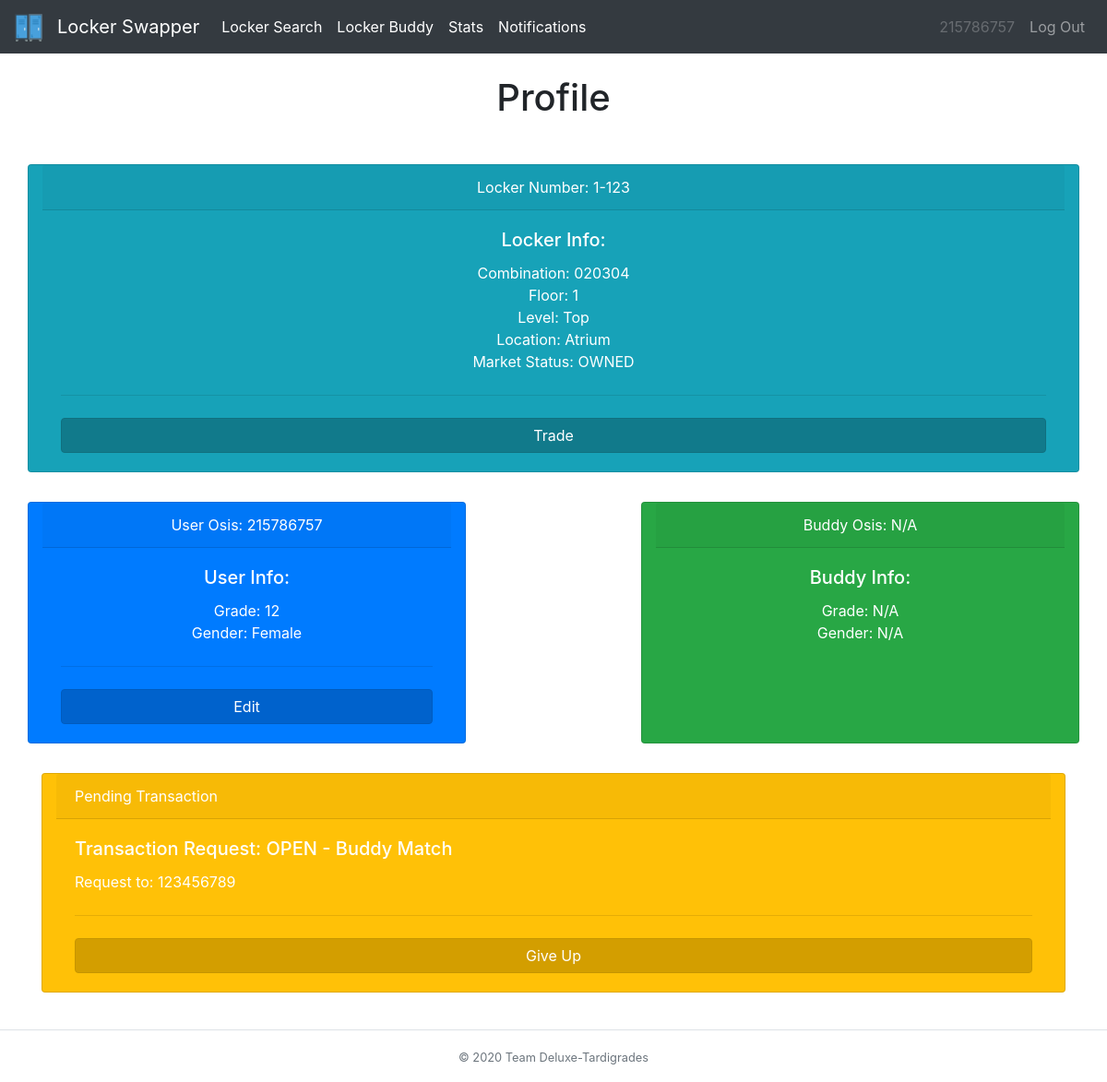
Page /home (signed in) on the earlier database version.
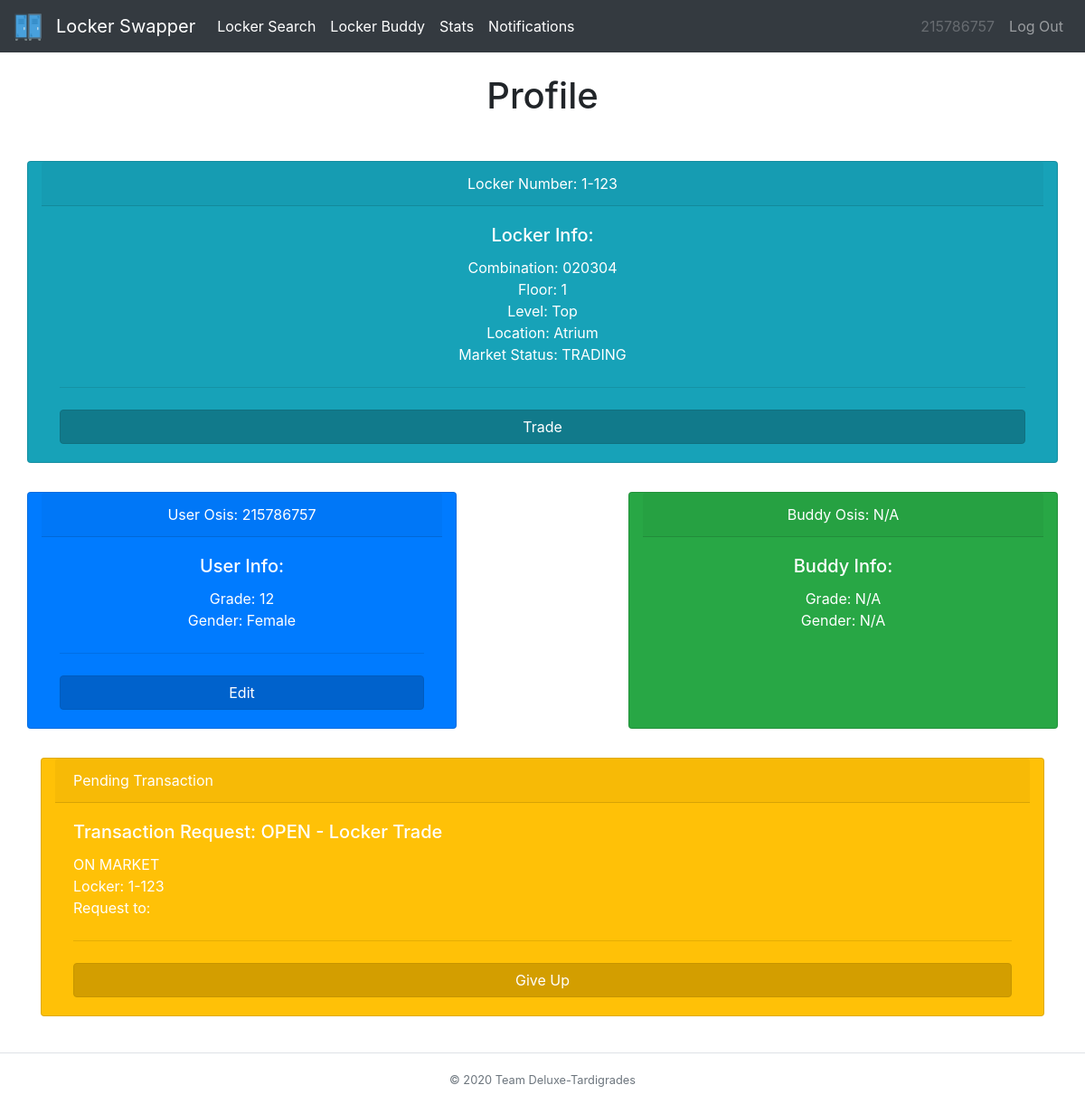
Same page on the later database version.
### tables this page shows
CREATE TABLE locker_tbl (locker INT, owner TEXT, combo TEXT, floor INT, level INT, location TEXT, status TEXT);

CREATE TABLE user_tbl (osis INT, password TEXT, locker INT, grade INT, buddy INT, survey TEXT, gender TEXT);

CREATE TABLE transaction_tbl (locker INT, recipient INT, sender INT, status INT, request TEXT, floor INT);

### __init__.py (the view)
@app.route("/home")
@login_required
def profile():
    userInfo = db_manager.getUserInfo(session['osis'])
    buddy = ["N/A","N/A","N/A","N/A","N/A","N/A","N/A","N/A"]
    if len(userInfo[4]) != 0:
        buddy = db_manager.getUserInfo(userInfo[4])
    locker = db_manager.getLockerInfo(userInfo[2])
    transactions=db_manager.getTransactionInfo(session['osis'])
    return render_template("home.html", heading="Profile", userInfo=userInfo, buddy=buddy, locker=locker, transactions=transactions , user=session['osis'])

### __init__.py (called while the page is built)
def login_required(f):
    @wraps(f)
    def dec(*args, **kwargs):
        if 'osis' in session:
            return f(*args, **kwargs)
        flash('You must be logged in to view this page!', 'danger')
        return redirect('/')
    return dec

### db_builder.py (called while the page is built)
def execmany(cmd, inputs):
    db = sqlite3.connect(DB_FILE)
    c = db.cursor()
    output = c.execute(cmd, inputs)
    db.commit()
    return output

### db_manager.py (called while the page is built)
def getUserInfo(osis):
    q = "SELECT * from user_tbl WHERE osis=?"
    inputs = (osis,)
    data = execmany(q, inputs).fetchone()
    info = [data[0],data[1],data[2],data[3],data[4],data[5],data[6]]
    return info

def getLockerInfo(locker):
    q = "SELECT * from locker_tbl WHERE locker=?"
    inputs = (locker,)
    data = execmany(q, inputs).fetchone()
    info=[]
    for value in data:
        info.append(value)
    return info

def getTransactionInfo(osis):
    q = "SELECT * from transaction_tbl WHERE sender=?"
    inputs = (osis,)
    data = execmany(q, inputs).fetchall()
    info = []
    if(data is None):
        return info
    for value in data:
        if len(value)>0 and value[3] == 1:
            info.append([value[0],value[1],value[2],value[3],value[4],value[5]])
    return info

### templates/home.html (shortened to what this page needs)
{% extends "base.html" %}
{% block body %}
<div class="row">
  <div class="col-sm-12 col-md-12 col-lg-12 mx-auto">
    <div class="row">
      <div class="card text-white text-center bg-info my-3 col-md-12">
        <div class="card-header">Locker Number: {{locker[3]}}-{{locker[0]}}</div>
        <div class="card-body">
          <h5 class="card-title">Locker Info:</h5>
          <p class="card-text">Combination: {{locker[2]}} <br> Floor: {{locker[3]}} <br> Level: {{locker[4]}} <br> Location: {{locker[5]}} <br> Market Status: {{locker[6]}}</p>
          <hr class="my-4">
          <form action="/market" method="post">
            <button type="submit" class="btn btn-info btn-block active">Trade</button>
          </form>
        </div>
      </div>
    </div>
    <div class="row">
      <div class="card text-white text-center bg-primary my-3 col-md-5">
        <div class="card-header">User Osis: {{userInfo[0]}}</div>
        <div class="card-body">
          <h5 class="card-title">User Info:</h5>
          <p class="card-text">Grade: {{userInfo[3]}} <br> Gender: {{userInfo[6]}}</p>
          <hr class="my-4">
          <form action="/editprof">
            <button type="submit" class="btn btn-primary btn-block active">Edit</button>
          </form>
        </div>
      </div>
      <div class="col-md-2">
      </div>
      <div class="card text-white text-center bg-success my-3 col-md-5">
        <div class="card-header">Buddy Osis: {{buddy[0]}}</div>
        <div class="card-body">
          <h5 class="card-title">Buddy Info:</h5>
          <p class="card-text">Grade: {{buddy[3]}} <br> Gender: {{buddy[6]}}</p>
        </div>
      </div>
    </div>
    {% for item in transactions%}
    <div class="card text-white bg-warning my-3 col-md-12">
      <div class="card-header">Pending Transaction</div>
      <div class="card-body">
        <h5 class="card-title">Transaction Request:
          {% if item[3] == 1 %} OPEN -
            {% if item[4] == 'L' %} Locker Trade {% endif %}
            {% if item[4] == 'B' %} Buddy Match {% endif %} {% endif %}
        </h5>
        <p class="card-text">
          {% if item[1] == '' %} ON MARKET <br>{% endif %}
          {% if item[4] == 'L' %} Locker: {{item[5]}}-{{item[0]}}<br>{% endif %}
          Request to: {{item[1]}} <br> </p>
        <hr class="my-4">
        <form action="/giveup" method="post">
          <button type="submit" name="giveup" value="{{item[1]}}" class="text-white btn btn-warning btn-block active">Give Up</button>
        </form>
      </div>
    </div>
    {% endfor %}
  </div>
</div>
{% endblock %}

### templates/base.html (shortened to what this page needs)
{% from "macros/render_flashes.html" import render_flashes %}
<!DOCTYPE html>
<html>
    <head>
        <link rel="stylesheet" href="https://stackpath.bootstrapcdn.com/bootstrap/4.3.1/css/bootstrap.min.css">
    </head>
    <body>
      <nav class="navbar navbar-expand-lg navbar-dark bg-dark">
      <a class="navbar-brand" href="/home">
        <img src="/../static/lockericon.png" alt="" width="30" height="30">
      </a>
      <a class="navbar-brand" href="/home">Locker Swapper</a>
      <div class="collapse navbar-collapse" id="navbarSupportedContent">
        <ul class="navbar-nav mr-auto">
          <li class="nav-item active">
            <a class="nav-link" href="/locker">Locker Search</a>
          </li>
          <li class="nav-item active">
            <a class="nav-link" href="/buddy">Locker Buddy</a>
          </li>
          <li class="nav-item active">
            <a class="nav-link" href="/stats">Stats</a>
          </li>
          <li class="nav-item active">
            <a class="nav-link" href="/notifs">Notifications</a>
          </li>
        </ul>
        <ul class="navbar-nav navbar-right">
            <li class="nav-item">
                <a class="nav-link disabled">{{user}}</a>
            </li>
            <li class="nav-item">
                <a class="nav-link" href="/logout">Log Out</a>
            </li>
        </ul>
      </div>
    </nav>
    <div class="container">
      {{ render_flashes() }}
      <h1 class="text-center">{{heading}}</h1>
      <br>
      {% block body %}
      {% endblock %}
    </div>
    <br>
    <footer class="footer-copyright text-center py-3 border-top">
        <small class="text-muted">© 2020 Team Deluxe-Tardigrades</small>
    </footer>
  </body>
</html>

### templates/macros/render_flashes.html (shortened to what this page needs)
{% macro render_flashes() %}
    <br>
{% endmacro %}

Differences in the rows shown:
removed transaction_tbl: status "OPEN -", recipient "123456789"
changed locker_tbl "Top": status "OWNED" → "TRADING"
added transaction_tbl: status "OPEN -", recipient "ON MARKET", floor "1", locker "123"
